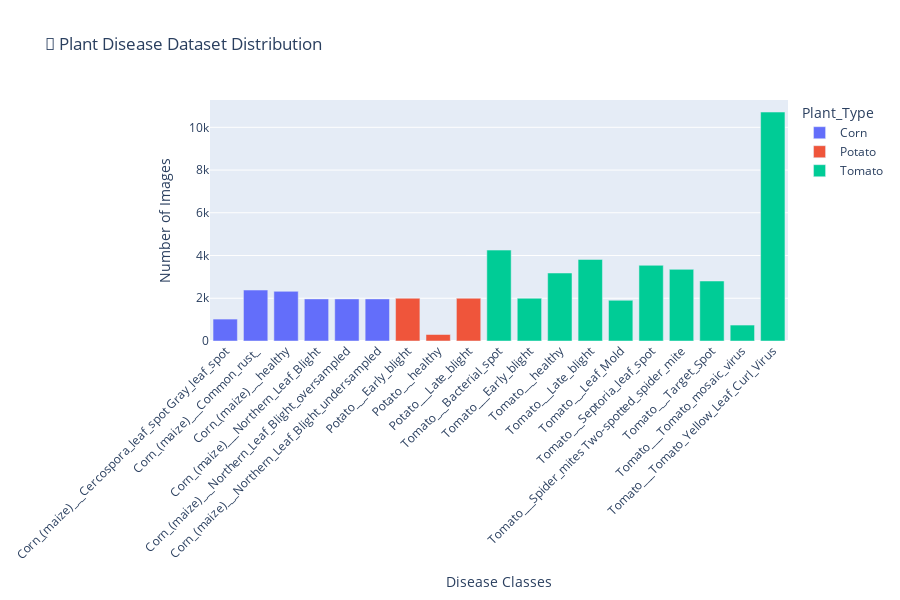
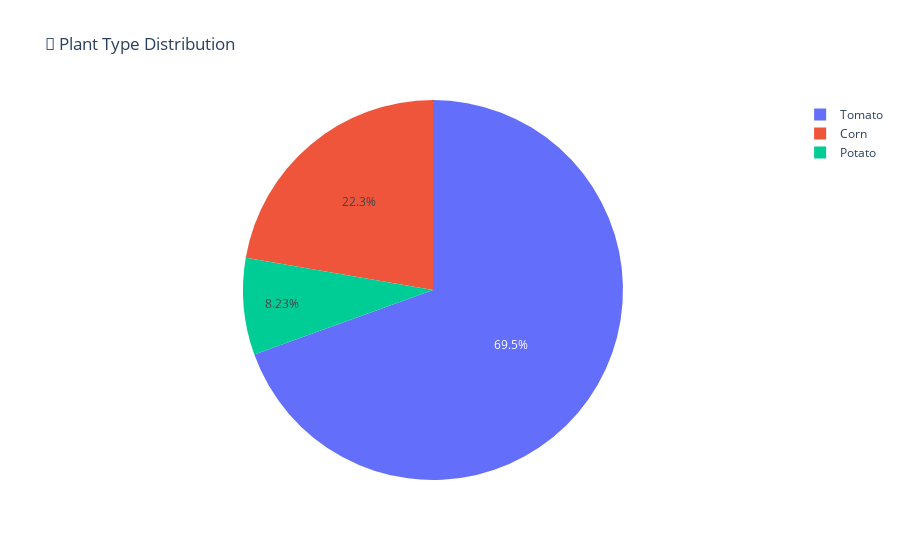

Notebook code for these charts, in order:
### Code cell
# 📊 **INTERACTIVE VISUALIZATIONS**
# =================================

print("🎨 CREATING INTERACTIVE VISUALIZATIONS...")

# Create DataFrame for visualizations
viz_data = []
for class_name, count in class_distribution.items():
    # Extract plant type
    if 'Corn' in class_name or 'maize' in class_name:
        plant_type = 'Corn'
    elif 'Potato' in class_name:
        plant_type = 'Potato'
    elif 'Tomato' in class_name:
        plant_type = 'Tomato'
    else:
        plant_type = 'Other'
    
    viz_data.append({
        'Class_Name': class_name,
        'Plant_Type': plant_type,
        'Image_Count': count,
        'Percentage': (count / dataset_stats['total_images']) * 100
    })

viz_df = pd.DataFrame(viz_data)

# 1. Class Distribution Bar Chart
fig_bar = px.bar(
    viz_df,
    x='Class_Name',
    y='Image_Count',
    color='Plant_Type',
    title='🌾 Plant Disease Dataset Distribution',
    labels={'Image_Count': 'Number of Images', 'Class_Name': 'Disease Classes'}
)
fig_bar.update_layout(height=600, xaxis_tickangle=-45)
fig_bar.show()

# 2. Plant Type Distribution
plant_summary = viz_df.groupby('Plant_Type')['Image_Count'].sum().reset_index()
fig_pie = px.pie(
    plant_summary,
    values='Image_Count',
    names='Plant_Type',
    title='🥧 Plant Type Distribution'
)
fig_pie.show()

print("✅ Interactive visualizations created!")

### Figure 1 — Plotly figure (JSON) as saved in the notebook; plotly's stock layout.template omitted (floating-point values rounded to 4 significant figures)
{"data": [{"hovertemplate": "Plant_Type=Corn<br>Disease Classes=%{x}<br>Number of Images=%{y}<extra></extra>", "legendgroup": "Corn", "marker": {"color": "#636efa", "pattern": {"shape": ""}}, "name": "Corn", "orientation": "v", "showlegend": true, "textposition": "auto", "type": "bar", "x": ["Corn_(maize)___Cercospora_leaf_spot Gray_leaf_spot", "Corn_(maize)___Common_rust_", "Corn_(maize)___healthy", "Corn_(maize)___Northern_Leaf_Blight", "Corn_(maize)___Northern_Leaf_Blight_oversampled", "Corn_(maize)___Northern_Leaf_Blight_undersampled"], "xaxis": "x", "y": [1026, 2384, 2324, 1970, 1970, 1970], "yaxis": "y"}, {"hovertemplate": "Plant_Type=Potato<br>Disease Classes=%{x}<br>Number of Images=%{y}<extra></extra>", "legendgroup": "Potato", "marker": {"color": "#EF553B", "pattern": {"shape": ""}}, "name": "Potato", "orientation": "v", "showlegend": true, "textposition": "auto", "type": "bar", "x": ["Potato___Early_blight", "Potato___healthy", "Potato___Late_blight"], "xaxis": "x", "y": [2000, 304, 2000], "yaxis": "y"}, {"hovertemplate": "Plant_Type=Tomato<br>Disease Classes=%{x}<br>Number of Images=%{y}<extra></extra>", "legendgroup": "Tomato", "marker": {"color": "#00cc96", "pattern": {"shape": ""}}, "name": "Tomato", "orientation": "v", "showlegend": true, "textposition": "auto", "type": "bar", "x": ["Tomato___Bacterial_spot", "Tomato___Early_blight", "Tomato___healthy", "Tomato___Late_blight", "Tomato___Leaf_Mold", "Tomato___Septoria_leaf_spot", "Tomato___Spider_mites Two-spotted_spider_mite", "Tomato___Target_Spot", "Tomato___Tomato_mosaic_virus", "Tomato___Tomato_Yellow_Leaf_Curl_Virus"], "xaxis": "x", "y": [4254, 2000, 3182, 3816, 1904, 3542, 3352, 2808, 746, 10714], "yaxis": "y"}], "layout": {"barmode": "relative", "height": 600, "legend": {"title": {"text": "Plant_Type"}, "tracegroupgap": 0}, "title": {"text": "🌾 Plant Disease Dataset Distribution"}, "xaxis": {"anchor": "y", "domain": [0, 1], "tickangle": -45, "title": {"text": "Disease Classes"}}, "yaxis": {"anchor": "x", "domain": [0, 1], "title": {"text": "Number of Images"}}}}

### Figure 2 — Plotly figure (JSON) as saved in the notebook; plotly's stock layout.template omitted (floating-point values rounded to 4 significant figures)
{"data": [{"domain": {"x": [0, 1], "y": [0, 1]}, "hovertemplate": "Plant_Type=%{label}<br>Image_Count=%{value}<extra></extra>", "labels": ["Corn", "Potato", "Tomato"], "legendgroup": "", "name": "", "showlegend": true, "type": "pie", "values": [11644, 4304, 36318]}], "layout": {"legend": {"tracegroupgap": 0}, "title": {"text": "🥧 Plant Type Distribution"}}}
